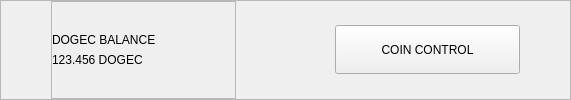
    <widget class="QFrame" name="frame">
     <property name="minimumSize">
      <size>
       <width>0</width>
       <height>100</height>
      </size>
     </property>
     <property name="styleSheet">
      <string notr="true"/>
     </property>
     <property name="frameShape">
      <enum>QFrame::StyledPanel</enum>
     </property>
     <property name="frameShadow">
      <enum>QFrame::Raised</enum>
     </property>
     <layout class="QHBoxLayout" name="horizontalLayout_3">
      <property name="leftMargin">
       <number>50</number>
      </property>
      <property name="topMargin">
       <number>0</number>
      </property>
      <property name="rightMargin">
       <number>50</number>
      </property>
      <property name="bottomMargin">
       <number>0</number>
      </property>
      <item>
       <widget class="QFrame" name="frame_15">
        <property name="minimumSize">
         <size>
          <width>185</width>
          <height>0</height>
         </size>
        </property>
        <property name="maximumSize">
         <size>
          <width>185</width>
          <height>16777215</height>
         </size>
        </property>
        <property name="frameShape">
         <enum>QFrame::StyledPanel</enum>
        </property>
        <property name="frameShadow">
         <enum>QFrame::Raised</enum>
        </property>
        <layout class="QVBoxLayout" name="verticalLayout_8">
         <property name="leftMargin">
          <number>0</number>
         </property>
         <property name="topMargin">
          <number>0</number>
         </property>
         <property name="rightMargin">
          <number>0</number>
         </property>
         <property name="bottomMargin">
          <number>0</number>
         </property>
         <item>
          <spacer name="verticalSpacer_7">
           <property name="orientation">
            <enum>Qt::Vertical</enum>
           </property>
           <property name="sizeHint" stdset="0">
            <size>
             <width>20</width>
             <height>10</height>
            </size>
           </property>
          </spacer>
         </item>
         <item>
          <widget class="QLabel" name="label">
           <property name="text">
            <string>DOGEC BALANCE</string>
           </property>
          </widget>
         </item>
         <item>
          <widget class="QLabel" name="labelBalance">
           <property name="sizePolicy">
            <sizepolicy hsizetype="Preferred" vsizetype="Fixed">
             <horstretch>0</horstretch>
             <verstretch>0</verstretch>
            </sizepolicy>
           </property>
           <property name="cursor">
            <cursorShape>IBeamCursor</cursorShape>
           </property>
           <property name="text">
            <string notr="true">123.456 DOGEC</string>
           </property>
           <property name="textInteractionFlags">
            <set>Qt::LinksAccessibleByMouse|Qt::TextSelectableByKeyboard|Qt::TextSelectableByMouse</set>
           </property>
          </widget>
         </item>
         <item>
          <spacer name="verticalSpacer_8">
           <property name="orientation">
            <enum>Qt::Vertical</enum>
           </property>
           <property name="sizeHint" stdset="0">
            <size>
             <width>20</width>
             <height>6</height>
            </size>
           </property>
          </spacer>
         </item>
        </layout>
       </widget>
      </item>
      <item>
       <spacer name="horizontalSpacer_7">
        <property name="orientation">
         <enum>Qt::Horizontal</enum>
        </property>
        <property name="sizeHint" stdset="0">
         <size>
          <width>40</width>
          <height>20</height>
         </size>
        </property>
       </spacer>
      </item>
      <item>
       <widget class="QLabel" name="label_2">
        <property name="minimumSize">
         <size>
          <width>0</width>
          <height>0</height>
         </size>
        </property>
        <property name="text">
         <string/>
        </property>
        <property name="pixmap">
         <pixmap resource="../dogecash.qrc">:/images/dogecash_logo_horizontal</pixmap>
        </property>
        <property name="alignment">
         <set>Qt::AlignHCenter|Qt::AlignTop</set>
        </property>
        <property name="margin">
         <number>0</number>
        </property>
       </widget>
      </item>
      <item>
       <spacer name="horizontalSpacer_8">
        <property name="orientation">
         <enum>Qt::Horizontal</enum>
        </property>
        <property name="sizeHint" stdset="0">
         <size>
          <width>40</width>
          <height>20</height>
         </size>
        </property>
       </spacer>
      </item>
      <item>
       <widget class="QPushButton" name="pushButtonCoinControl">
        <property name="minimumSize">
         <size>
          <width>185</width>
          <height>49</height>
         </size>
        </property>
        <property name="maximumSize">
         <size>
          <width>185</width>
          <height>16777215</height>
         </size>
        </property>
        <property name="styleSheet">
         <string notr="true"/>
        </property>
        <property name="text">
         <string>COIN CONTROL</string>
        </property>
        <property name="autoDefault">
         <bool>false</bool>
        </property>
       </widget>
      </item>
     </layout>
    </widget>
